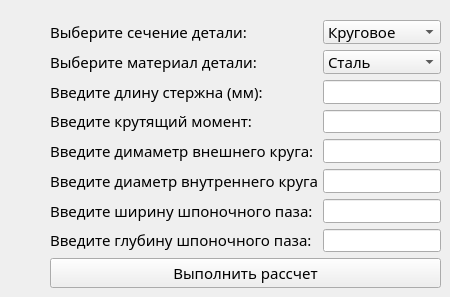
    <widget class="QWidget" name="tab_4">
     <attribute name="title">
      <string>Расчёты на кручение</string>
     </attribute>
     <widget class="QWidget" name="layoutWidget">
      <property name="geometry">
       <rect>
        <x>50</x>
        <y>20</y>
        <width>391</width>
        <height>268</height>
       </rect>
      </property>
      <layout class="QVBoxLayout" name="verticalLayout_18">
       <item>
        <layout class="QHBoxLayout" name="horizontalLayout_6">
         <item>
          <layout class="QVBoxLayout" name="verticalLayout_12">
           <item>
            <widget class="QLabel" name="label_23">
             <property name="font">
              <font>
               <family>GOST type B</family>
               <pointsize>11</pointsize>
              </font>
             </property>
             <property name="text">
              <string>Выберите сечение детали:</string>
             </property>
            </widget>
           </item>
           <item>
            <widget class="QLabel" name="label_24">
             <property name="font">
              <font>
               <family>GOST type B</family>
               <pointsize>11</pointsize>
              </font>
             </property>
             <property name="text">
              <string>Выберите материал детали:</string>
             </property>
            </widget>
           </item>
           <item>
            <widget class="QLabel" name="label_26">
             <property name="font">
              <font>
               <family>GOST type B</family>
               <pointsize>11</pointsize>
              </font>
             </property>
             <property name="text">
              <string>Введите длину стержна (мм):</string>
             </property>
            </widget>
           </item>
           <item>
            <widget class="QLabel" name="label_30">
             <property name="font">
              <font>
               <family>GOST type B</family>
               <pointsize>11</pointsize>
              </font>
             </property>
             <property name="text">
              <string>Введите крутящий момент:</string>
             </property>
            </widget>
           </item>
           <item>
            <widget class="QLabel" name="label_29">
             <property name="font">
              <font>
               <family>GOST type B</family>
               <pointsize>11</pointsize>
              </font>
             </property>
             <property name="text">
              <string>Введите димаметр внешнего круга:</string>
             </property>
            </widget>
           </item>
           <item>
            <widget class="QLabel" name="label_28">
             <property name="font">
              <font>
               <family>GOST type B</family>
               <pointsize>11</pointsize>
              </font>
             </property>
             <property name="text">
              <string>Введите диаметр внутреннего круга:</string>
             </property>
            </widget>
           </item>
           <item>
            <widget class="QLabel" name="label_25">
             <property name="font">
              <font>
               <family>GOST type B</family>
               <pointsize>11</pointsize>
              </font>
             </property>
             <property name="text">
              <string>Введите ширину шпоночного паза:</string>
             </property>
            </widget>
           </item>
           <item>
            <widget class="QLabel" name="label_27">
             <property name="font">
              <font>
               <family>GOST type B</family>
               <pointsize>11</pointsize>
              </font>
             </property>
             <property name="text">
              <string>Введите глубину шпоночного паза:</string>
             </property>
            </widget>
           </item>
          </layout>
         </item>
         <item>
          <layout class="QVBoxLayout" name="verticalLayout_11">
           <item>
            <widget class="QComboBox" name="comboBox_4_1">
             <property name="font">
              <font>
               <family>GOST type B</family>
               <pointsize>11</pointsize>
              </font>
             </property>
             <item>
              <property name="text">
               <string>Круговое</string>
              </property>
             </item>
             <item>
              <property name="text">
               <string>Трубчатое</string>
              </property>
             </item>
             <item>
              <property name="text">
               <string>Шпоночное</string>
              </property>
             </item>
            </widget>
           </item>
           <item>
            <widget class="QComboBox" name="comboBox_4_2">
             <property name="font">
              <font>
               <family>GOST type B</family>
               <pointsize>11</pointsize>
              </font>
             </property>
             <item>
              <property name="text">
               <string>Сталь</string>
              </property>
             </item>
             <item>
              <property name="text">
               <string>Алюминий</string>
              </property>
             </item>
             <item>
              <property name="text">
               <string>Латунь</string>
              </property>
             </item>
            </widget>
           </item>
           <item>
            <widget class="QLineEdit" name="lineEdit_4_1">
             <property name="font">
              <font>
               <family>GOST type B</family>
               <pointsize>11</pointsize>
              </font>
             </property>
            </widget>
           </item>
           <item>
            <widget class="QLineEdit" name="lineEdit_4_2">
             <property name="font">
              <font>
               <family>GOST type B</family>
               <pointsize>11</pointsize>
              </font>
             </property>
            </widget>
           </item>
           <item>
            <widget class="QLineEdit" name="lineEdit_4_3">
             <property name="font">
              <font>
               <family>GOST type B</family>
               <pointsize>11</pointsize>
              </font>
             </property>
            </widget>
           </item>
           <item>
            <widget class="QLineEdit" name="lineEdit_4_4">
             <property name="font">
              <font>
               <family>GOST type B</family>
               <pointsize>11</pointsize>
              </font>
             </property>
            </widget>
           </item>
           <item>
            <widget class="QLineEdit" name="lineEdit_4_5">
             <property name="font">
              <font>
               <family>GOST type B</family>
               <pointsize>11</pointsize>
              </font>
             </property>
            </widget>
           </item>
           <item>
            <widget class="QLineEdit" name="lineEdit_4_6">
             <property name="font">
              <font>
               <family>GOST type B</family>
               <pointsize>11</pointsize>
              </font>
             </property>
            </widget>
           </item>
          </layout>
         </item>
        </layout>
       </item>
       <item>
        <widget class="QPushButton" name="pushButton_4_1">
         <property name="font">
          <font>
           <family>GOST type B</family>
           <pointsize>11</pointsize>
          </font>
         </property>
         <property name="text">
          <string>Выполнить рассчет</string>
         </property>
        </widget>
       </item>
      </layout>
     </widget>
    </widget>
